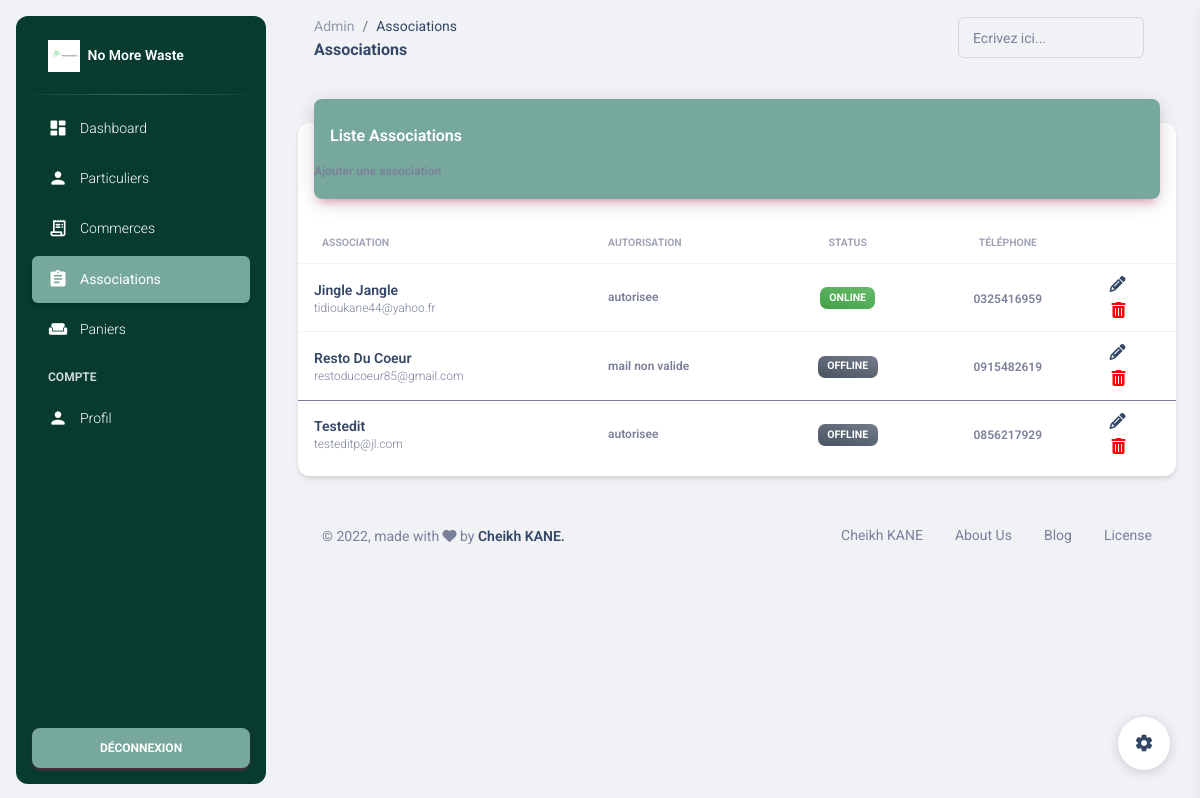
The page /admin/associations.php (signed in) on the database its author committed.
### tables this page shows
CREATE TABLE `organization` (
  `id` int(11) NOT NULL,
  `nom` varchar(255) NOT NULL,
  `siren` char(9) NOT NULL,
  `annee_creation` char(4) NOT NULL,
  `mail` varchar(255) NOT NULL,
  `mdp` varchar(255) NOT NULL,
  `numero_telephone` varchar(15) NOT NULL,
  `adresse` varchar(255) NOT NULL,
  `code_postal` varchar(5) NOT NULL,
  `ville` varchar(255) NOT NULL,
  `pays` varchar(255) NOT NULL,
  `check_mail` varchar(255) NOT NULL,
  `blocked` char(3) NOT NULL DEFAULT '0',
  `online` char(1) NOT NULL DEFAULT '0',
  `autorisation` varchar(15) NOT NULL DEFAULT 'mail non valide'
);

### functions.php (called while the page is built, shortened)
<?php
function getOrganizations($db) {
	$results = $db->query("SELECT * from organization");
	return $results;
}

### admin/associations.php (the view, shortened to what this page needs)
<?php
require "../functions.php";
$connect = connectDB();
$res = getOrganizations($connect);
?>
<!DOCTYPE html>
<html lang="en">
<head>
  <link href="../assets/css/nucleo-icons.css" rel="stylesheet" />
  <link href="../assets/css/nucleo-svg.css" rel="stylesheet" />
  <link id="pagestyle" href="../assets/css/material-dashboard.css?v=3.0.4" rel="stylesheet" />
</head>
<body class="g-sidenav-show  bg-gray-200">
  <aside class="sidenav navbar navbar-vertical navbar-expand-xs border-0 border-radius-xl my-3 fixed-start ms-3   bg-gradient-dark" id="sidenav-main">
    <div class="sidenav-header">
      <a class="navbar-brand m-0" href="" target="_blank">
        <img src="../assets/img/logo-ct.png" class="navbar-brand-img h-100" alt="main_logo">
        <span class="ms-1 font-weight-bold text-white">No More Waste</span>
      </a>
    </div>
    <hr class="horizontal light mt-0 mb-2">
    <div class="collapse navbar-collapse  w-auto " id="sidenav-collapse-main">
      <ul class="navbar-nav">
        <li class="nav-item">
          <a class="nav-link text-white " href="dashboard.php">
            <div class="text-white text-center me-2 d-flex align-items-center justify-content-center">
              <i class="material-icons opacity-10">dashboard</i>
            </div>
            <span class="nav-link-text ms-1">Dashboard</span>
          </a>
        </li>
        <li class="nav-item">
          <a class="nav-link text-white " href="particuliers.php">
            <div class="text-white text-center me-2 d-flex align-items-center justify-content-center">
              <i class="material-icons opacity-10">person</i>
            </div>
            <span class="nav-link-text ms-1">Particuliers</span>
          </a>
        </li>
        <li class="nav-item">
          <a class="nav-link text-white " href="commerces.php">
            <div class="text-white text-center me-2 d-flex align-items-center justify-content-center">
              <i class="material-icons opacity-10">receipt_long</i>
            </div>
            <span class="nav-link-text ms-1">Commerces</span>
          </a>
        </li>
        <li class="nav-item">
          <a class="nav-link text-white active bg-gradient-primary" href="associations.php">
            <div class="text-white text-center me-2 d-flex align-items-center justify-content-center">
              <i class="material-icons opacity-10">assignment</i>
            </div>
            <span class="nav-link-text ms-1">Associations</span>
          </a>
        </li>
        <li class="nav-item">
          <a class="nav-link text-white " href="paniers.php">
            <div class="text-white text-center me-2 d-flex align-items-center justify-content-center">
              <i class="material-icons opacity-10">weekend</i>
            </div>
            <span class="nav-link-text ms-1">Paniers</span>
          </a>
        </li>
        <li class="nav-item mt-3">
          <h6 class="ps-4 ms-2 text-uppercase text-xs text-white font-weight-bolder opacity-8">Compte</h6>
        </li>
        <li class="nav-item">
          <a class="nav-link text-white " href="profile.php">
            <div class="text-white text-center me-2 d-flex align-items-center justify-content-center">
              <i class="material-icons opacity-10">person</i>
            </div>
            <span class="nav-link-text ms-1">Profil</span>
          </a>
        </li>
      </ul>
    </div>
    <div class="sidenav-footer position-absolute w-100 bottom-0 ">
      <div class="mx-3">
        <a class="btn bg-gradient-primary mt-4 w-100" href="../logout.php" type="button">Déconnexion</a>
      </div>
    </div>
  </aside>
  <main class="main-content position-relative max-height-vh-100 h-100 border-radius-lg ">
    <nav class="navbar navbar-main navbar-expand-lg px-0 mx-4 shadow-none border-radius-xl" id="navbarBlur" data-scroll="true">
      <div class="container-fluid py-1 px-3">
        <nav aria-label="breadcrumb">
          <ol class="breadcrumb bg-transparent mb-0 pb-0 pt-1 px-0 me-sm-6 me-5">
            <li class="breadcrumb-item text-sm"><a class="opacity-5 text-dark" href="javascript:;">Admin</a></li>
            <li class="breadcrumb-item text-sm text-dark active" aria-current="page">Associations</li>
          </ol>
          <h6 class="font-weight-bolder mb-0">Associations</h6>
        </nav>
        <div class="collapse navbar-collapse mt-sm-0 mt-2 me-md-0 me-sm-4" id="navbar">
          <div class="ms-md-auto pe-md-3 d-flex align-items-center">
            <div class="input-group input-group-outline">
              <label class="form-label">Ecrivez ici...</label>
              <input type="text" class="form-control">
            </div>
          </div>
        </div>
      </div>
    </nav>
    <div class="container-fluid py-4">
      <div class="row">
        <div class="col-12">
          <div class="card my-4">
            <div class="card-header p-0 position-relative mt-n4 mx-3 z-index-2">
              <div class="bg-gradient-primary shadow-primary border-radius-lg pt-4 pb-3">
                <h6 class="text-white text-capitalize ps-3">Liste Associations</h6>
                <a href="addOrganization.php" class="text-secondary font-weight-bold text-xs">
                    Ajouter une association
                </a>
              </div>
            </div>
            <div class="card-body px-0 pb-2">
              <div class="table-responsive p-0">
                <table class="table align-items-center mb-0">
                  <thead>
                    <tr>
                      <th class="text-uppercase text-secondary text-xxs font-weight-bolder opacity-7">Association</th>
                      <th class="text-uppercase text-secondary text-xxs font-weight-bolder opacity-7 ps-2">Autorisation</th>
                      <th class="text-center text-uppercase text-secondary text-xxs font-weight-bolder opacity-7">Status</th>
                      <th class="text-center text-uppercase text-secondary text-xxs font-weight-bolder opacity-7">Téléphone</th>
                      <th class="text-secondary opacity-7"></th>
                    </tr>
                  </thead>
<?php
if (isset($res)){
    while($data = $res->fetch()){
        if($data["online"] == "1"){
?>
                  <tbody>
                    <tr>
                      <td>
                        <div class="d-flex px-2 py-1">
                          <div class="d-flex flex-column justify-content-center">
                            <h6 class="mb-0 text-sm"><?=$data["nom"]?></h6>
                            <p class="text-xs text-secondary mb-0"><?=$data["mail"]?></p>
                          </div>
                        </div>
                      </td>
                      <td>
                        <p class="text-xs font-weight-bold mb-0"><?=$data["autorisation"]?></p>
                      </td>
                      <td class="align-middle text-center text-sm">
                        <span class="badge badge-sm bg-gradient-success">Online</span>
                      </td>
                      <td class="align-middle text-center">
                        <span class="text-secondary text-xs font-weight-bold"><?=$data["numero_telephone"]?></span>
                      </td>
                      <td class="align-middle">
                        <div class="col-md-4 text-end">
                          <a href="modifyOrganization.php">
                              <i class='fas fa-pencil-alt'></i>
                          </a>
                        </div>
                        <div class="col-md-4 text-end">
                          <a href="deleteOrganization.php">
                              <i class='fas fa-trash-alt' style="color:red"></i>
                          </a>
                        </div>
                      </td>
                    </tr>
<?php
        }else{
?>
                    <tr>
                      <td>
                        <div class="d-flex px-2 py-1">
                          <div class="d-flex flex-column justify-content-center">
                            <h6 class="mb-0 text-sm"><?=$data["nom"]?></h6>
                            <p class="text-xs text-secondary mb-0"><?=$data["mail"]?></p>
                          </div>
                        </div>
                      </td>
                      <td>
                        <p class="text-xs font-weight-bold mb-0"><?=$data["autorisation"]?></p>
                      </td>
                      <td class="align-middle text-center text-sm">
                        <span class="badge badge-sm bg-gradient-secondary">Offline</span>
                      </td>
                      <td class="align-middle text-center">
                        <span class="text-secondary text-xs font-weight-bold"><?=$data["numero_telephone"]?></span>
                      </td>
                      <td class="align-middle">
                        <div class="col-md-4 text-end">
                          <a href="modifyOrganization.php">
                              <i class='fas fa-pencil-alt'></i>
                          </a>
                        </div>
                        <div class="col-md-4 text-end">
                          <a href="deleteOrganization.php">
                              <i class='fas fa-trash-alt' style="color:red"></i>
                          </a>
                        </div>
                      </td>
                    </tr>
                  </tbody>
<?php
        }
    }
}else{
  echo("Liste des commerces vide");
}
?>
                </table>
              </div>
            </div>
          </div>
        </div>
      </div>
      <footer class="footer py-4  ">
        <div class="container-fluid">
          <div class="row align-items-center justify-content-lg-between">
            <div class="col-lg-6 mb-lg-0 mb-4">
              <div class="copyright text-center text-sm text-muted text-lg-start">
                © ,
                made with <i class="fa fa-heart"></i> by
                <a href="" class="font-weight-bold" >Cheikh KANE.</a>
              </div>
            </div>
            <div class="col-lg-6">
              <ul class="nav nav-footer justify-content-center justify-content-lg-end">
                <li class="nav-item">
                  <a href="" class="nav-link text-muted">Cheikh KANE</a>
                </li>
                <li class="nav-item">
                  <a href="" class="nav-link text-muted">About Us</a>
                </li>
                <li class="nav-item">
                  <a href="" class="nav-link text-muted">Blog</a>
                </li>
                <li class="nav-item">
                  <a href="" class="nav-link pe-0 text-muted">License</a>
                </li>
              </ul>
            </div>
          </div>
        </div>
      </footer>
    </div>
  </main>
  <div class="fixed-plugin">
    <a class="fixed-plugin-button text-dark position-fixed px-3 py-2">
      <i class="material-icons py-2">settings</i>
    </a>
  </div>
</body>
</html>

### rows shown on the page
organization: nom "Jingle Jangle", mail "tidioukane44@yahoo.fr", autorisation "autorisee", numero_telephone "0325416959"
organization: nom "Resto Du Coeur", mail "restoducoeur85@gmail.com", autorisation "mail non valide", numero_telephone "0915482619"
organization: nom "Testedit", mail "testeditp@jl.com", autorisation "autorisee", numero_telephone "0856217929"
